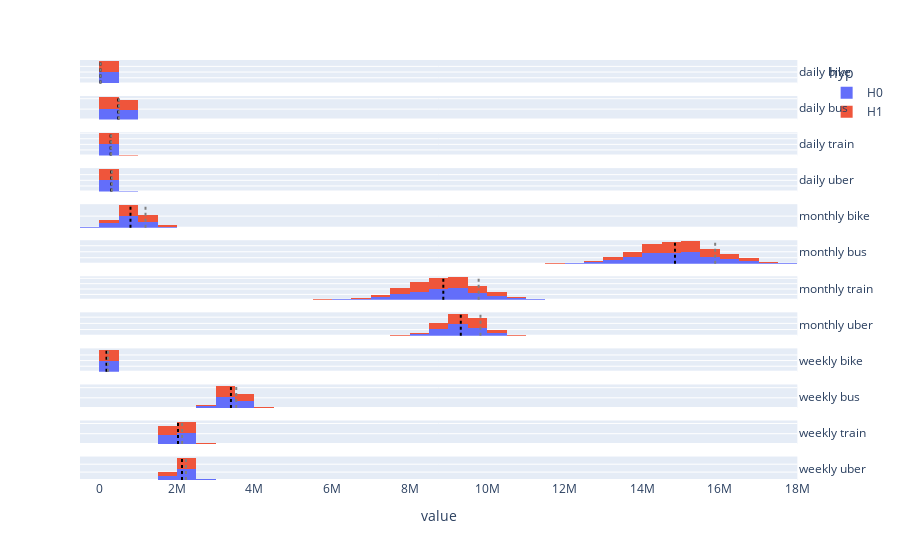

Notebook source saved alongside this figure:
### Code cell
# Another visualization of H0 (no DNC effect) vs H1 (DNC effect)
from power_plot import plot_power
plot_data = power_stats[power_stats['freq'] != 'yearly']
labels = plot_data['freq'].str.cat(plot_data['transit'], sep=' ').rename('variable')
plot_power(plot_data[['mean', 'effect_size', 'std', 'mde']], labels)

### Figure 1 — Plotly figure (JSON) as saved in the notebook; plotly's stock layout.template omitted (floating-point values rounded to 4 significant figures; data arrays with more than 128 entries replaced by an {"elided": "..."} marker saying what was removed)
{"data": [{"alignmentgroup": "True", "bingroup": "x", "hovertemplate": "hyp=H0<br>variable=daily bike<br>value=%{x}<br>count=%{y}<extra></extra>", "legendgroup": "H0", "marker": {"color": "#636efa", "pattern": {"shape": ""}}, "name": "H0", "nbinsx": 50, "offsetgroup": "H0", "orientation": "v", "showlegend": true, "type": "histogram", "x": {"elided": "1000 float values"}, "xaxis": "x12", "yaxis": "y12"}, {"alignmentgroup": "True", "bingroup": "x", "hovertemplate": "hyp=H0<br>variable=daily bus<br>value=%{x}<br>count=%{y}<extra></extra>", "legendgroup": "H0", "marker": {"color": "#636efa", "pattern": {"shape": ""}}, "name": "H0", "nbinsx": 50, "offsetgroup": "H0", "orientation": "v", "showlegend": false, "type": "histogram", "x": {"elided": "1000 float values"}, "xaxis": "x11", "yaxis": "y11"}, {"alignmentgroup": "True", "bingroup": "x", "hovertemplate": "hyp=H0<br>variable=daily train<br>value=%{x}<br>count=%{y}<extra></extra>", "legendgroup": "H0", "marker": {"color": "#636efa", "pattern": {"shape": ""}}, "name": "H0", "nbinsx": 50, "offsetgroup": "H0", "orientation": "v", "showlegend": false, "type": "histogram", "x": {"elided": "1000 float values"}, "xaxis": "x10", "yaxis": "y10"}, {"alignmentgroup": "True", "bingroup": "x", "hovertemplate": "hyp=H0<br>variable=daily uber<br>value=%{x}<br>count=%{y}<extra></extra>", "legendgroup": "H0", "marker": {"color": "#636efa", "pattern": {"shape": ""}}, "name": "H0", "nbinsx": 50, "offsetgroup": "H0", "orientation": "v", "showlegend": false, "type": "histogram", "x": {"elided": "1000 float values"}, "xaxis": "x9", "yaxis": "y9"}, {"alignmentgroup": "True", "bingroup": "x", "hovertemplate": "hyp=H0<br>variable=monthly bike<br>value=%{x}<br>count=%{y}<extra></extra>", "legendgroup": "H0", "marker": {"color": "#636efa", "pattern": {"shape": ""}}, "name": "H0", "nbinsx": 50, "offsetgroup": "H0", "orientation": "v", "showlegend": false, "type": "histogram", "x": {"elided": "1000 float values"}, "xaxis": "x8", "yaxis": "y8"}, {"alignmentgroup": "True", "bingroup": "x", "hovertemplate": "hyp=H0<br>variable=monthly bus<br>value=%{x}<br>count=%{y}<extra></extra>", "legendgroup": "H0", "marker": {"color": "#636efa", "pattern": {"shape": ""}}, "name": "H0", "nbinsx": 50, "offsetgroup": "H0", "orientation": "v", "showlegend": false, "type": "histogram", "x": {"elided": "1000 float values"}, "xaxis": "x7", "yaxis": "y7"}, {"alignmentgroup": "True", "bingroup": "x", "hovertemplate": "hyp=H0<br>variable=monthly train<br>value=%{x}<br>count=%{y}<extra></extra>", "legendgroup": "H0", "marker": {"color": "#636efa", "pattern": {"shape": ""}}, "name": "H0", "nbinsx": 50, "offsetgroup": "H0", "orientation": "v", "showlegend": false, "type": "histogram", "x": {"elided": "1000 float values"}, "xaxis": "x6", "yaxis": "y6"}, {"alignmentgroup": "True", "bingroup": "x", "hovertemplate": "hyp=H0<br>variable=monthly uber<br>value=%{x}<br>count=%{y}<extra></extra>", "legendgroup": "H0", "marker": {"color": "#636efa", "pattern": {"shape": ""}}, "name": "H0", "nbinsx": 50, "offsetgroup": "H0", "orientation": "v", "showlegend": false, "type": "histogram", "x": {"elided": "1000 float values"}, "xaxis": "x5", "yaxis": "y5"}, {"alignmentgroup": "True", "bingroup": "x", "hovertemplate": "hyp=H0<br>variable=weekly bike<br>value=%{x}<br>count=%{y}<extra></extra>", "legendgroup": "H0", "marker": {"color": "#636efa", "pattern": {"shape": ""}}, "name": "H0", "nbinsx": 50, "offsetgroup": "H0", "orientation": "v", "showlegend": false, "type": "histogram", "x": {"elided": "1000 float values"}, "xaxis": "x4", "yaxis": "y4"}, {"alignmentgroup": "True", "bingroup": "x", "hovertemplate": "hyp=H0<br>variable=weekly bus<br>value=%{x}<br>count=%{y}<extra></extra>", "legendgroup": "H0", "marker": {"color": "#636efa", "pattern": {"shape": ""}}, "name": "H0", "nbinsx": 50, "offsetgroup": "H0", "orientation": "v", "showlegend": false, "type": "histogram", "x": {"elided": "1000 float values"}, "xaxis": "x3", "yaxis": "y3"}, {"alignmentgroup": "True", "bingroup": "x", "hovertemplate": "hyp=H0<br>variable=weekly train<br>value=%{x}<br>count=%{y}<extra></extra>", "legendgroup": "H0", "marker": {"color": "#636efa", "pattern": {"shape": ""}}, "name": "H0", "nbinsx": 50, "offsetgroup": "H0", "orientation": "v", "showlegend": false, "type": "histogram", "x": {"elided": "1000 float values"}, "xaxis": "x2", "yaxis": "y2"}, {"alignmentgroup": "True", "bingroup": "x", "hovertemplate": "hyp=H0<br>variable=weekly uber<br>value=%{x}<br>count=%{y}<extra></extra>", "legendgroup": "H0", "marker": {"color": "#636efa", "pattern": {"shape": ""}}, "name": "H0", "nbinsx": 50, "offsetgroup": "H0", "orientation": "v", "showlegend": false, "type": "histogram", "x": {"elided": "1000 float values"}, "xaxis": "x", "yaxis": "y"}, {"alignmentgroup": "True", "bingroup": "x", "hovertemplate": "hyp=H1<br>variable=daily bike<br>value=%{x}<br>count=%{y}<extra></extra>", "legendgroup": "H1", "marker": {"color": "#EF553B", "pattern": {"shape": ""}}, "name": "H1", "nbinsx": 50, "offsetgroup": "H1", "orientation": "v", "showlegend": true, "type": "histogram", "x": {"elided": "1000 float values"}, "xaxis": "x12", "yaxis": "y12"}, {"alignmentgroup": "True", "bingroup": "x", "hovertemplate": "hyp=H1<br>variable=daily bus<br>value=%{x}<br>count=%{y}<extra></extra>", "legendgroup": "H1", "marker": {"color": "#EF553B", "pattern": {"shape": ""}}, "name": "H1", "nbinsx": 50, "offsetgroup": "H1", "orientation": "v", "showlegend": false, "type": "histogram", "x": {"elided": "1000 float values"}, "xaxis": "x11", "yaxis": "y11"}, {"alignmentgroup": "True", "bingroup": "x", "hovertemplate": "hyp=H1<br>variable=daily train<br>value=%{x}<br>count=%{y}<extra></extra>", "legendgroup": "H1", "marker": {"color": "#EF553B", "pattern": {"shape": ""}}, "name": "H1", "nbinsx": 50, "offsetgroup": "H1", "orientation": "v", "showlegend": false, "type": "histogram", "x": {"elided": "1000 float values"}, "xaxis": "x10", "yaxis": "y10"}, {"alignmentgroup": "True", "bingroup": "x", "hovertemplate": "hyp=H1<br>variable=daily uber<br>value=%{x}<br>count=%{y}<extra></extra>", "legendgroup": "H1", "marker": {"color": "#EF553B", "pattern": {"shape": ""}}, "name": "H1", "nbinsx": 50, "offsetgroup": "H1", "orientation": "v", "showlegend": false, "type": "histogram", "x": {"elided": "1000 float values"}, "xaxis": "x9", "yaxis": "y9"}, {"alignmentgroup": "True", "bingroup": "x", "hovertemplate": "hyp=H1<br>variable=monthly bike<br>value=%{x}<br>count=%{y}<extra></extra>", "legendgroup": "H1", "marker": {"color": "#EF553B", "pattern": {"shape": ""}}, "name": "H1", "nbinsx": 50, "offsetgroup": "H1", "orientation": "v", "showlegend": false, "type": "histogram", "x": {"elided": "1000 float values"}, "xaxis": "x8", "yaxis": "y8"}, {"alignmentgroup": "True", "bingroup": "x", "hovertemplate": "hyp=H1<br>variable=monthly bus<br>value=%{x}<br>count=%{y}<extra></extra>", "legendgroup": "H1", "marker": {"color": "#EF553B", "pattern": {"shape": ""}}, "name": "H1", "nbinsx": 50, "offsetgroup": "H1", "orientation": "v", "showlegend": false, "type": "histogram", "x": {"elided": "1000 float values"}, "xaxis": "x7", "yaxis": "y7"}, {"alignmentgroup": "True", "bingroup": "x", "hovertemplate": "hyp=H1<br>variable=monthly train<br>value=%{x}<br>count=%{y}<extra></extra>", "legendgroup": "H1", "marker": {"color": "#EF553B", "pattern": {"shape": ""}}, "name": "H1", "nbinsx": 50, "offsetgroup": "H1", "orientation": "v", "showlegend": false, "type": "histogram", "x": {"elided": "1000 float values"}, "xaxis": "x6", "yaxis": "y6"}, {"alignmentgroup": "True", "bingroup": "x", "hovertemplate": "hyp=H1<br>variable=monthly uber<br>value=%{x}<br>count=%{y}<extra></extra>", "legendgroup": "H1", "marker": {"color": "#EF553B", "pattern": {"shape": ""}}, "name": "H1", "nbinsx": 50, "offsetgroup": "H1", "orientation": "v", "showlegend": false, "type": "histogram", "x": {"elided": "1000 float values"}, "xaxis": "x5", "yaxis": "y5"}, {"alignmentgroup": "True", "bingroup": "x", "hovertemplate": "hyp=H1<br>variable=weekly bike<br>value=%{x}<br>count=%{y}<extra></extra>", "legendgroup": "H1", "marker": {"color": "#EF553B", "pattern": {"shape": ""}}, "name": "H1", "nbinsx": 50, "offsetgroup": "H1", "orientation": "v", "showlegend": false, "type": "histogram", "x": {"elided": "1000 float values"}, "xaxis": "x4", "yaxis": "y4"}, {"alignmentgroup": "True", "bingroup": "x", "hovertemplate": "hyp=H1<br>variable=weekly bus<br>value=%{x}<br>count=%{y}<extra></extra>", "legendgroup": "H1", "marker": {"color": "#EF553B", "pattern": {"shape": ""}}, "name": "H1", "nbinsx": 50, "offsetgroup": "H1", "orientation": "v", "showlegend": false, "type": "histogram", "x": {"elided": "1000 float values"}, "xaxis": "x3", "yaxis": "y3"}, {"alignmentgroup": "True", "bingroup": "x", "hovertemplate": "hyp=H1<br>variable=weekly train<br>value=%{x}<br>count=%{y}<extra></extra>", "legendgroup": "H1", "marker": {"color": "#EF553B", "pattern": {"shape": ""}}, "name": "H1", "nbinsx": 50, "offsetgroup": "H1", "orientation": "v", "showlegend": false, "type": "histogram", "x": {"elided": "1000 float values"}, "xaxis": "x2", "yaxis": "y2"}, {"alignmentgroup": "True", "bingroup": "x", "hovertemplate": "hyp=H1<br>variable=weekly uber<br>value=%{x}<br>count=%{y}<extra></extra>", "legendgroup": "H1", "marker": {"color": "#EF553B", "pattern": {"shape": ""}}, "name": "H1", "nbinsx": 50, "offsetgroup": "H1", "orientation": "v", "showlegend": false, "type": "histogram", "x": {"elided": "1000 float values"}, "xaxis": "x", "yaxis": "y"}], "layout": {"annotations": [{"showarrow": false, "text": "weekly uber", "textangle": 0, "x": 0.98, "xanchor": "left", "xref": "paper", "y": 0.02792, "yanchor": "middle", "yref": "paper"}, {"showarrow": false, "text": "weekly train", "textangle": 0, "x": 0.98, "xanchor": "left", "xref": "paper", "y": 0.1137, "yanchor": "middle", "yref": "paper"}, {"showarrow": false, "text": "weekly bus", "textangle": 0, "x": 0.98, "xanchor": "left", "xref": "paper", "y": 0.1996, "yanchor": "middle", "yref": "paper"}, {"showarrow": false, "text": "weekly bike", "textangle": 0, "x": 0.98, "xanchor": "left", "xref": "paper", "y": 0.2854, "yanchor": "middle", "yref": "paper"}, {"showarrow": false, "text": "monthly uber", "textangle": 0, "x": 0.98, "xanchor": "left", "xref": "paper", "y": 0.3712, "yanchor": "middle", "yref": "paper"}, {"showarrow": false, "text": "monthly train", "textangle": 0, "x": 0.98, "xanchor": "left", "xref": "paper", "y": 0.4571, "yanchor": "middle", "yref": "paper"}, {"showarrow": false, "text": "monthly bus", "textangle": 0, "x": 0.98, "xanchor": "left", "xref": "paper", "y": 0.5429, "yanchor": "middle", "yref": "paper"}, {"showarrow": false, "text": "monthly bike", "textangle": 0, "x": 0.98, "xanchor": "left", "xref": "paper", "y": 0.6287, "yanchor": "middle", "yref": "paper"}, {"showarrow": false, "text": "daily uber", "textangle": 0, "x": 0.98, "xanchor": "left", "xref": "paper", "y": 0.7146, "yanchor": "middle", "yref": "paper"}, {"showarrow": false, "text": "daily train", "textangle": 0, "x": 0.98, "xanchor": "left", "xref": "paper", "y": 0.8004, "yanchor": "middle", "yref": "paper"}, {"showarrow": false, "text": "daily bus", "textangle": 0, "x": 0.98, "xanchor": "left", "xref": "paper", "y": 0.8862, "yanchor": "middle", "yref": "paper"}, {"showarrow": false, "text": "daily bike", "textangle": 0, "x": 0.98, "xanchor": "left", "xref": "paper", "y": 0.9721, "yanchor": "middle", "yref": "paper"}], "barmode": "relative", "legend": {"title": {"text": "hyp"}, "tracegroupgap": 0}, "margin": {"t": 60}, "shapes": [{"line": {"color": "black", "dash": "dot"}, "type": "line", "x0": 26280.0, "x1": 26280.0, "xref": "x12", "y0": 0, "y1": 1, "yref": "y12 domain"}, {"line": {"color": "gray", "dash": "dot"}, "type": "line", "x0": 28670.0, "x1": 28670.0, "xref": "x12", "y0": 0, "y1": 1, "yref": "y12 domain"}, {"line": {"color": "black", "dash": "dot"}, "type": "line", "x0": 486700.0, "x1": 486700.0, "xref": "x11", "y0": 0, "y1": 1, "yref": "y11 domain"}, {"line": {"color": "gray", "dash": "dot"}, "type": "line", "x0": 506800.0, "x1": 506800.0, "xref": "x11", "y0": 0, "y1": 1, "yref": "y11 domain"}, {"line": {"color": "black", "dash": "dot"}, "type": "line", "x0": 290800.0, "x1": 290800.0, "xref": "x10", "y0": 0, "y1": 1, "yref": "y10 domain"}, {"line": {"color": "gray", "dash": "dot"}, "type": "line", "x0": 303200.0, "x1": 303200.0, "xref": "x10", "y0": 0, "y1": 1, "yref": "y10 domain"}, {"line": {"color": "black", "dash": "dot"}, "type": "line", "x0": 305600.0, "x1": 305600.0, "xref": "x9", "y0": 0, "y1": 1, "yref": "y9 domain"}, {"line": {"color": "gray", "dash": "dot"}, "type": "line", "x0": 321300.0, "x1": 321300.0, "xref": "x9", "y0": 0, "y1": 1, "yref": "y9 domain"}, {"line": {"color": "black", "dash": "dot"}, "type": "line", "x0": 801700.0, "x1": 801700.0, "xref": "x8", "y0": 0, "y1": 1, "yref": "y8 domain"}, {"line": {"color": "gray", "dash": "dot"}, "type": "line", "x0": 1189000.0, "x1": 1189000.0, "xref": "x8", "y0": 0, "y1": 1, "yref": "y8 domain"}, {"line": {"color": "black", "dash": "dot"}, "type": "line", "x0": 14840000.0, "x1": 14840000.0, "xref": "x7", "y0": 0, "y1": 1, "yref": "y7 domain"}, {"line": {"color": "gray", "dash": "dot"}, "type": "line", "x0": 15880000.0, "x1": 15880000.0, "xref": "x7", "y0": 0, "y1": 1, "yref": "y7 domain"}, {"line": {"color": "black", "dash": "dot"}, "type": "line", "x0": 8869000.0, "x1": 8869000.0, "xref": "x6", "y0": 0, "y1": 1, "yref": "y6 domain"}, {"line": {"color": "gray", "dash": "dot"}, "type": "line", "x0": 9780000.0, "x1": 9780000.0, "xref": "x6", "y0": 0, "y1": 1, "yref": "y6 domain"}, {"line": {"color": "black", "dash": "dot"}, "type": "line", "x0": 9320154, "x1": 9320154, "xref": "x5", "y0": 0, "y1": 1, "yref": "y5 domain"}, {"line": {"color": "gray", "dash": "dot"}, "type": "line", "x0": 9828000.0, "x1": 9828000.0, "xref": "x5", "y0": 0, "y1": 1, "yref": "y5 domain"}, {"line": {"color": "black", "dash": "dot"}, "type": "line", "x0": 183200.0, "x1": 183200.0, "xref": "x4", "y0": 0, "y1": 1, "yref": "y4 domain"}, {"line": {"color": "gray", "dash": "dot"}, "type": "line", "x0": 223800.0, "x1": 223800.0, "xref": "x4", "y0": 0, "y1": 1, "yref": "y4 domain"}, {"line": {"color": "black", "dash": "dot"}, "type": "line", "x0": 3393000.0, "x1": 3393000.0, "xref": "x3", "y0": 0, "y1": 1, "yref": "y3 domain"}, {"line": {"color": "gray", "dash": "dot"}, "type": "line", "x0": 3529000.0, "x1": 3529000.0, "xref": "x3", "y0": 0, "y1": 1, "yref": "y3 domain"}, {"line": {"color": "black", "dash": "dot"}, "type": "line", "x0": 2027000.0, "x1": 2027000.0, "xref": "x2", "y0": 0, "y1": 1, "yref": "y2 domain"}, {"line": {"color": "gray", "dash": "dot"}, "type": "line", "x0": 2134000.0, "x1": 2134000.0, "xref": "x2", "y0": 0, "y1": 1, "yref": "y2 domain"}, {"line": {"color": "black", "dash": "dot"}, "type": "line", "x0": 2130000.0, "x1": 2130000.0, "xref": "x", "y0": 0, "y1": 1, "yref": "y domain"}, {"line": {"color": "gray", "dash": "dot"}, "type": "line", "x0": 2233000.0, "x1": 2233000.0, "xref": "x", "y0": 0, "y1": 1, "yref": "y domain"}], "xaxis": {"anchor": "y", "domain": [0, 0.98], "title": {"text": "value"}}, "xaxis10": {"anchor": "y10", "domain": [0, 0.98], "matches": "x", "showticklabels": false}, "xaxis11": {"anchor": "y11", "domain": [0, 0.98], "matches": "x", "showticklabels": false}, "xaxis12": {"anchor": "y12", "domain": [0, 0.98], "matches": "x", "showticklabels": false}, "xaxis2": {"anchor": "y2", "domain": [0, 0.98], "matches": "x", "showticklabels": false}, "xaxis3": {"anchor": "y3", "domain": [0, 0.98], "matches": "x", "showticklabels": false}, "xaxis4": {"anchor": "y4", "domain": [0, 0.98], "matches": "x", "showticklabels": false}, "xaxis5": {"anchor": "y5", "domain": [0, 0.98], "matches": "x", "showticklabels": false}, "xaxis6": {"anchor": "y6", "domain": [0, 0.98], "matches": "x", "showticklabels": false}, "xaxis7": {"anchor": "y7", "domain": [0, 0.98], "matches": "x", "showticklabels": false}, "xaxis8": {"anchor": "y8", "domain": [0, 0.98], "matches": "x", "showticklabels": false}, "xaxis9": {"anchor": "y9", "domain": [0, 0.98], "matches": "x", "showticklabels": false}, "yaxis": {"anchor": "x", "domain": [0, 0.05583], "showticklabels": false, "title": {"text": ""}}, "yaxis10": {"anchor": "x10", "domain": [0.7725, 0.8283], "showticklabels": false, "title": {"text": ""}}, "yaxis11": {"anchor": "x11", "domain": [0.8583, 0.9142], "showticklabels": false, "title": {"text": ""}}, "yaxis12": {"anchor": "x12", "domain": [0.9442, 1.0], "showticklabels": false, "title": {"text": ""}}, "yaxis2": {"anchor": "x2", "domain": [0.08583, 0.1417], "showticklabels": false, "title": {"text": ""}}, "yaxis3": {"anchor": "x3", "domain": [0.1717, 0.2275], "showticklabels": false, "title": {"text": ""}}, "yaxis4": {"anchor": "x4", "domain": [0.2575, 0.3133], "showticklabels": false, "title": {"text": ""}}, "yaxis5": {"anchor": "x5", "domain": [0.3433, 0.3992], "showticklabels": false, "title": {"text": ""}}, "yaxis6": {"anchor": "x6", "domain": [0.4292, 0.485], "showticklabels": false, "title": {"text": ""}}, "yaxis7": {"anchor": "x7", "domain": [0.515, 0.5708], "showticklabels": false, "title": {"text": ""}}, "yaxis8": {"anchor": "x8", "domain": [0.6008, 0.6567], "showticklabels": false, "title": {"text": ""}}, "yaxis9": {"anchor": "x9", "domain": [0.6867, 0.7425], "showticklabels": false, "title": {"text": ""}}}}
